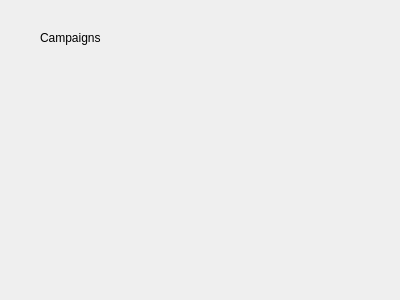
<?xml version="1.0" encoding="UTF-8"?>
<ui version="4.0">
 <class>frmCampigns</class>
 <widget class="QFrame" name="frmCampigns">
  <property name="geometry">
   <rect>
    <x>0</x>
    <y>0</y>
    <width>400</width>
    <height>300</height>
   </rect>
  </property>
  <property name="windowTitle">
   <string>Frame</string>
  </property>
  <widget class="QLabel" name="label">
   <property name="geometry">
    <rect>
     <x>40</x>
     <y>30</y>
     <width>111</width>
     <height>16</height>
    </rect>
   </property>
   <property name="text">
    <string>Campaigns</string>
   </property>
  </widget>
 </widget>
 <resources/>
 <connections/>
</ui>
